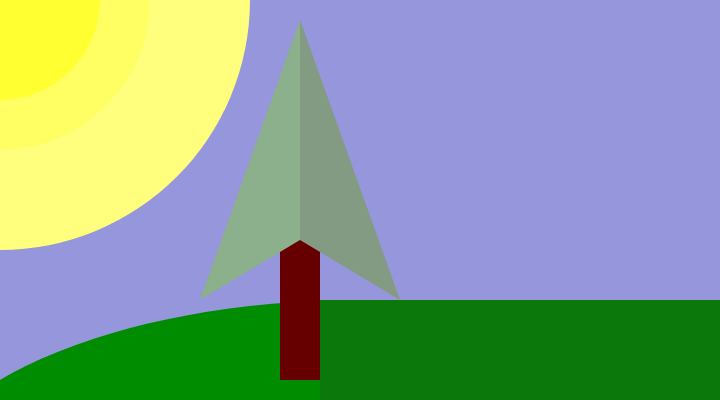
Frame 1 (no input)
Frame 60 (no input): identical to frame 1, image omitted
Frame 120 (the mouse pressed at the canvas centre since frame 60): identical to frame 1, image omitted

The p5.js sketch that drew this single still picture (run headless with seeded random() and noise() and a simulated clock; from frame 60 on, the mouse is pressed at the canvas centre):

// p5.js sketch
// ── sketch.js
function setup() {
  // Sets the screen to be 720 pixels wide and 400 pixels high
  createCanvas(720, 400);
}

function draw() {
  background(150, 150, 220);
  noStroke();


  fill(255, 255, 125);
  ellipse(0, 0, 500, 500);

  fill(255, 255, 100);
  ellipse(0, 0, 300, 300);

  fill(255, 255, 50);
  ellipse(0, 0, 200, 200);

  fill(0, 140, 0);
  arc(360, 500, 900, 400, PI, TWO_PI);

  fill(10, 120, 10);
  rect(320, 300, 700, 400);

  fill(102, 0, 0);
  rect(280, 80, 40, 300);

  fill(140, 175, 140);
  triangle(300, 20, 300, 240, 200, 300);

  fill(130, 155, 130);
  triangle(300, 20, 300, 240, 400, 300);
}
